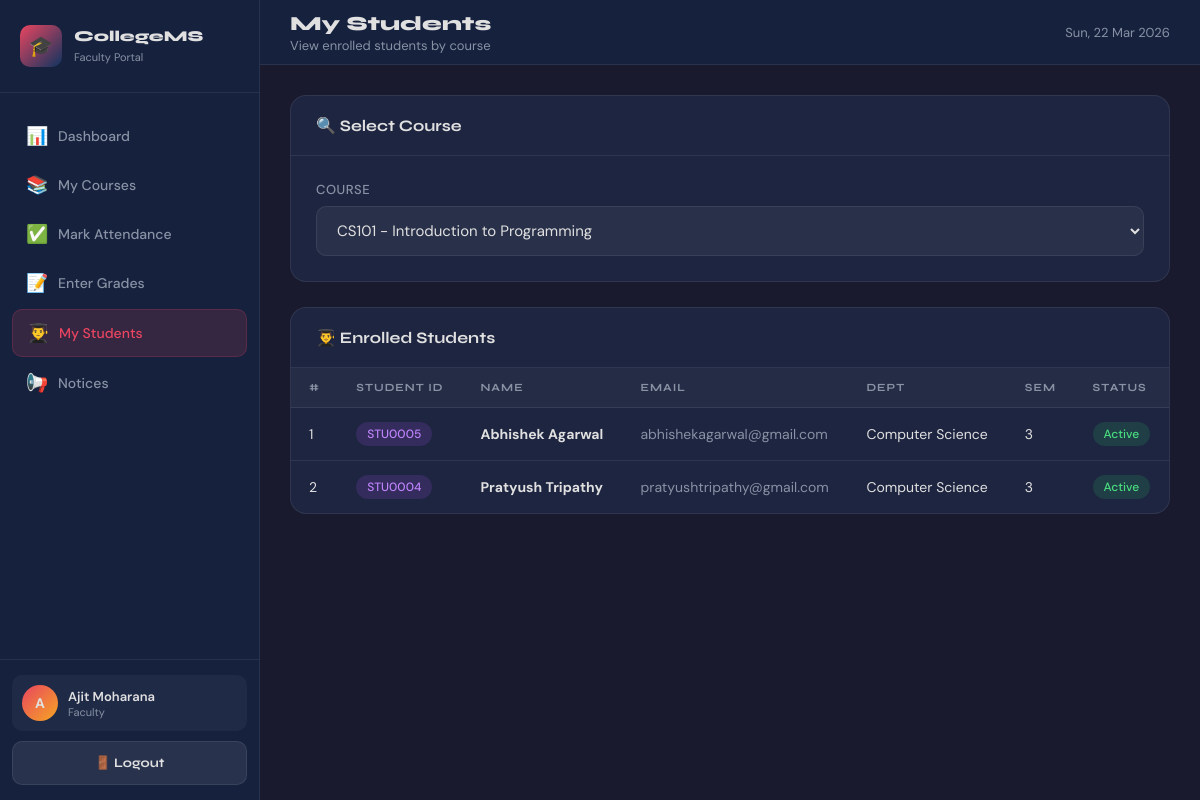
/faculty/students.php?course_id=1 (signed in), run on the app's committed database.
### tables this page shows
CREATE TABLE students (
  id INT AUTO_INCREMENT PRIMARY KEY,
  user_id INT NULL,
  student_id VARCHAR(20) NOT NULL UNIQUE,
  name VARCHAR(100) NOT NULL,
  email VARCHAR(100) NOT NULL UNIQUE,
  phone VARCHAR(20),
  dob DATE,
  gender ENUM('Male','Female','Other'),
  address TEXT,
  department_id INT NULL,
  semester INT NOT NULL DEFAULT 1,
  admission_year YEAR,
  status ENUM('Active','Inactive','Graduated') NOT NULL DEFAULT 'Active',
  photo VARCHAR(255),
  created_at TIMESTAMP DEFAULT CURRENT_TIMESTAMP,
  CONSTRAINT fk_students_user FOREIGN KEY (user_id) REFERENCES users(id) ON DELETE SET NULL,
  CONSTRAINT fk_students_dept FOREIGN KEY (department_id) REFERENCES departments(id) ON DELETE SET NULL,
  INDEX idx_students_dept (department_id),
  INDEX idx_students_status (status)
);

CREATE TABLE departments (
  id INT AUTO_INCREMENT PRIMARY KEY,
  name VARCHAR(100) NOT NULL UNIQUE,
  code VARCHAR(20) NOT NULL UNIQUE,
  head_name VARCHAR(100),
  created_at TIMESTAMP DEFAULT CURRENT_TIMESTAMP
);

### includes/auth.php (called while the page is built, shortened)
<?php
function e($value): string {
    return htmlspecialchars((string)$value, ENT_QUOTES, 'UTF-8');
}
?>

### faculty/students.php (the view, shortened to what this page needs)
<?php
require_once '../includes/db.php';
require_once '../includes/auth.php';
$user_id = (int)($_SESSION['user_id'] ?? 0);
$stmt = mysqli_prepare($conn, "SELECT id, name FROM faculty WHERE user_id=? LIMIT 1");
mysqli_stmt_bind_param($stmt, "i", $user_id);
mysqli_stmt_execute($stmt);
$faculty = mysqli_fetch_assoc(mysqli_stmt_get_result($stmt));
$faculty_pk = (int)$faculty['id'];
$stmt = mysqli_prepare($conn, "SELECT id, course_code, course_name FROM courses WHERE faculty_id=? ORDER BY course_code");
mysqli_stmt_bind_param($stmt, "i", $faculty_pk);
mysqli_stmt_execute($stmt);
$course_rs = mysqli_stmt_get_result($stmt);
$courses_arr = [];
while ($c = mysqli_fetch_assoc($course_rs)) $courses_arr[] = $c;
$selected_course = (int)($_GET['course_id'] ?? 0);
$students_rs = null;
if ($selected_course > 0) {
    $stmt = mysqli_prepare($conn, "SELECT id FROM courses WHERE id=? AND faculty_id=? LIMIT 1");
    mysqli_stmt_bind_param($stmt, "ii", $selected_course, $faculty_pk);
    mysqli_stmt_execute($stmt);
    $ok = mysqli_fetch_assoc(mysqli_stmt_get_result($stmt));
    if ($ok) {
        $stmt = mysqli_prepare($conn, "
            SELECT s.student_id, s.name, s.email, s.phone, s.semester, s.status, d.name AS dept_name
            FROM enrollments e
            JOIN students s ON e.student_id = s.id
            LEFT JOIN departments d ON s.department_id = d.id
            WHERE e.course_id = ?
            ORDER BY s.name
        ");
        mysqli_stmt_bind_param($stmt, "i", $selected_course);
        mysqli_stmt_execute($stmt);
        $students_rs = mysqli_stmt_get_result($stmt);
    } else {
        $selected_course = 0;
    }
}
?>
<!DOCTYPE html>
<html lang="en">
<head>
  <link rel="stylesheet" href="../css/style.css">
</head>
<body>
<div class="dashboard-layout">
  <aside class="sidebar" id="sidebar">
    <div class="sidebar-header">
      <div class="logo-icon">🎓</div>
      <div><h3>CollegeMS</h3><span>Faculty Portal</span></div>
    </div>
    <nav class="sidebar-nav">
      <a href="dashboard.php"  class="nav-link"><span class="nav-icon">📊</span> Dashboard</a>
      <a href="my_courses.php" class="nav-link"><span class="nav-icon">📚</span> My Courses</a>
      <a href="attendance.php" class="nav-link"><span class="nav-icon">✅</span> Mark Attendance</a>
      <a href="grades.php"     class="nav-link"><span class="nav-icon">📝</span> Enter Grades</a>
      <a href="students.php"   class="nav-link active"><span class="nav-icon">👨‍🎓</span> My Students</a>
      <a href="notices.php"    class="nav-link"><span class="nav-icon">📢</span> Notices</a>
    </nav>
    <div class="sidebar-footer">
      <div class="user-info">
        <div class="user-avatar"><?= e(strtoupper(substr($_SESSION['user_name'] ?? 'F', 0, 1))) ?></div>
        <div>
          <div class="user-name"><?= e($_SESSION['user_name'] ?? 'Faculty') ?></div>
          <div class="user-role">Faculty</div>
        </div>
      </div>
      <a href="logout.php" class="btn btn-secondary" style="width:100%; font-size:13px;">🚪 Logout</a>
    </div>
  </aside>
  <div class="main-content">
    <header class="topbar">
      <div style="display:flex; align-items:center; gap:15px;">
        <div class="topbar-title">
          <h1>My Students</h1>
          <p>View enrolled students by course</p>
        </div>
      </div>
      <div class="topbar-right">
        <div style="font-size:13px; color:var(--text-muted)"><?= date('D, d M Y') ?></div>
      </div>
    </header>
    <div class="page-content">
      <div class="card" style="margin-bottom:25px;">
        <div class="card-header"><h3>🔍 Select Course</h3></div>
        <div class="card-body">
          <form method="GET" style="display:flex; gap:15px; flex-wrap:wrap; align-items:flex-end;">
            <div class="form-group" style="margin:0; flex:1; min-width:240px;">
              <label>Course</label>
              <select name="course_id" onchange="this.form.submit()">
                <?php foreach ($courses_arr as $c): ?>
                  <option value="<?= (int)$c['id'] ?>" <?= $selected_course === (int)$c['id'] ? 'selected' : '' ?>>
                    <?= e($c['course_code'] . ' - ' . $c['course_name']) ?>
                  </option>
                <?php endforeach; ?>
              </select>
            </div>
          </form>
        </div>
      </div>
      <div class="card">
        <div class="card-header"><h3>👨‍🎓 Enrolled Students</h3></div>
        <div class="table-responsive">
          <table>
            <thead>
              <tr><th>#</th><th>Student ID</th><th>Name</th><th>Email</th><th>Dept</th><th>Sem</th><th>Status</th></tr>
            </thead>
            <tbody>
              <?php
              $i = 1;
              if ($students_rs) {
                  while ($s = mysqli_fetch_assoc($students_rs)) {
                      $chip = ($s['status'] === 'Active') ? 'chip-success' : 'chip-warning';
              ?>
                <tr>
                  <td><?= $i++ ?></td>
                  <td><span class="chip chip-purple"><?= e($s['student_id']) ?></span></td>
                  <td><strong><?= e($s['name']) ?></strong></td>
                  <td style="color:var(--text-muted)"><?= e($s['email']) ?></td>
                  <td><?= e($s['dept_name'] ?? '—') ?></td>
                  <td><?= (int)$s['semester'] ?></td>
                  <td><span class="chip <?= $chip ?>"><?= e($s['status']) ?></span></td>
                </tr>
              <?php }} ?>
            </tbody>
          </table>
        </div>
      </div>
    </div>
  </div>
</div>
</body>
</html>

### data on the page
students: student "STU0005", name "Abhishek Agarwal", email "abhishekagarwal@gmail.com", department.name "Computer Science", semester "3", status "Active"
students: student "STU0004", name "Pratyush Tripathy", email "pratyushtripathy@gmail.com", department.name "Computer Science", semester "3", status "Active"

### other printed values
substr($_SESSION['user_name'] ?? 'F', 0, 1) "A"
$_SESSION['user_name'] "Ajit Moharana"
form field course_id "CS101 - Introduction to Programming"
